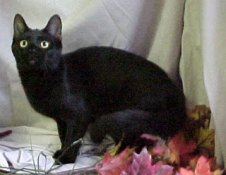
#> input picture 99c.jpg, 226 x 175 px
$ python svd.py
#> lines starting #> are read from the running program, lines starting #| are printed output that depends on the picture
import cv2
import numpy as np
import matplotlib
matplotlib.use('Agg')  # Non-interactive backend
import matplotlib.pyplot as plt

def manual_svd(A):
    """
    Compute SVD of matrix A manually: A = U * S * Vt
    """
    # Step 1: Compute A^T A
    ATA = A.T @ A

    # Step 2: Eigen decomposition of A^T A
    eigvals, V = np.linalg.eigh(ATA)
    idx = np.argsort(eigvals)[::-1]
    eigvals = eigvals[idx]
    V = V[:, idx]

    # Step 3: Compute singular values safely
    S = np.sqrt(np.maximum(eigvals, 0))  # clamp negative eigenvalues to 0

    # Step 4: Compute U = A V S^-1
    U = np.zeros((A.shape[0], len(S)))
    for i in range(len(S)):
        if S[i] > 1e-10:
            U[:, i] = (A @ V[:, i]) / S[i]
        else:
            U[:, i] = 0

    Vt = V.T
    return U, S, Vt

if __name__ == "__main__":
    # Load grayscale image
    img_path = "99c.jpg"  # Replace with your image path
    img = cv2.imread(img_path, cv2.IMREAD_GRAYSCALE).astype(float)
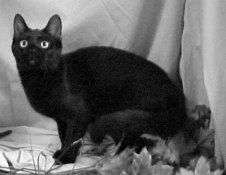
#> img: shape (175, 226) float64; min 0, max 255, mean 97.7
    if img is None:
        raise FileNotFoundError(f"Could not load image: {img_path}")

    # Compute manual SVD
    U, S, Vt = manual_svd(img)
#> in manual_svd, `ATA = A.T @ A`:
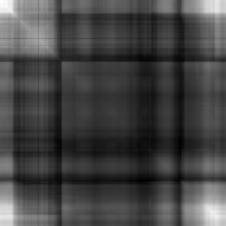
#> ATA: shape (226, 226) float64; min 900759, max 4822504, mean 1964602.1; drawn with min black and max white
#> in manual_svd, `eigvals, V = np.linalg.eigh(ATA)`:
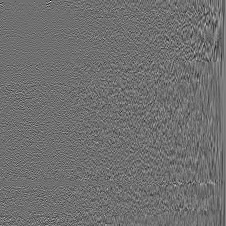
#> V: shape (226, 226) float64; min -0.441, max 0.563, mean 0.000327; drawn with min black and max white
#> in manual_svd, `eigvals, V = np.linalg.eigh(ATA)`: eigvals = 226 values from -1.16e-08 to 462527628.4
#> in manual_svd, `idx = np.argsort(eigvals)[::-1]`: idx = 226 values, max 225 at index 0, min 0 at index 225, mean 112.5
#> in manual_svd, `eigvals = eigvals[idx]`: eigvals = 226 values, max 462527628.4 at index 0, min -1.16e-08 at index 225, mean 2507094.5
#> in manual_svd, `V = V[:, idx]`:
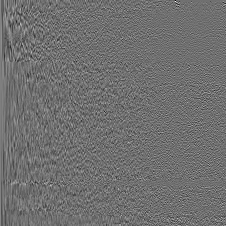
#> V: shape (226, 226) float64; min -0.441, max 0.563, mean 0.000327; drawn with min black and max white
#> in manual_svd, `S = np.sqrt(np.maximum(eigvals, 0))`: S = 226 values, max 21506.5 at index 0, min 0 at index 201, mean 289.4
#> in manual_svd, `U = np.zeros((A.shape[0], len(S)))`: U: shape (175, 226) float64; every value is 0
#> after the loop in manual_svd, `for i in range(len(S)):`:
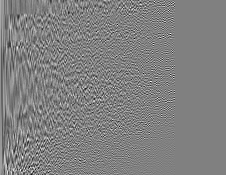
#> U: shape (175, 226) float64; min -0.367, max 0.359, mean 0.000207; drawn with min black and max white
#> in manual_svd, `Vt = V.T`:
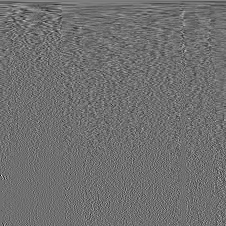
#> Vt: shape (226, 226) float64; min -0.441, max 0.563, mean 0.000327; drawn with min black and max white
    print("Manual SVD completed. Shapes -> U:", U.shape, "S:", S.shape, "Vt:", Vt.shape)
#| Manual SVD completed. Shapes -> U: (175, 226) S: (226,) Vt: (226, 226)

    # Compress and reconstruct image with different k
    for k in [5, 20, 50]:
        approx = (U[:, :k] * S[:k]) @ Vt[:k, :]
        plt.imshow(approx, cmap="gray")
        plt.title(f"SVD Compression with k={k}")
        plt.axis('off')

        # Save reconstructed image
        out_path = f"svd_k{k}.png"
        plt.savefig(out_path)
        plt.close()
        print(f"Saved {out_path}")
#> this loop made 3 passes
#> pass 2, `approx = (U[:, :k] * S[:k]) @ Vt[:k, :]`:
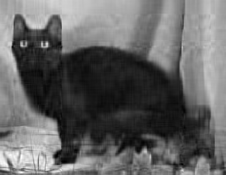
#> approx: shape (175, 226) float64; min -12.65, max 267.4, mean 97.7; drawn with min black and max white

$ run again, with 99d.jpg copied over 99c.jpg
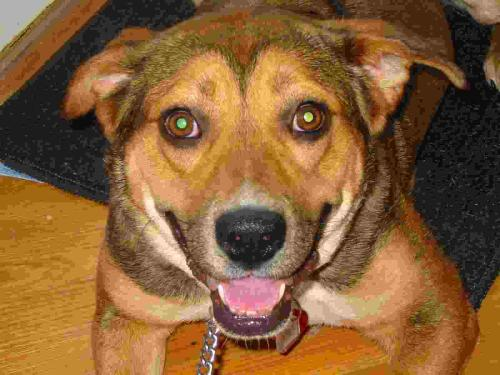
#> input picture 99d.jpg, 500 x 375 px
#> in manual_svd, `eigvals, V = np.linalg.eigh(ATA)`: eigvals = 500 values from -6.32e-08 to 2.1e+09
#> idx = 500 values, max 499 at index 0, min 0 at index 499, mean 249.5
#> in manual_svd, `eigvals = eigvals[idx]`: eigvals = 500 values, max 2.1e+09 at index 0, min -6.32e-08 at index 499, mean 4791277
#> in manual_svd, `S = np.sqrt(np.maximum(eigvals, 0))`: S = 500 values, max 45819.9 at index 0, min 0 at index 433, mean 340.6
#> after the loop in manual_svd, `for i in range(len(S)):`:
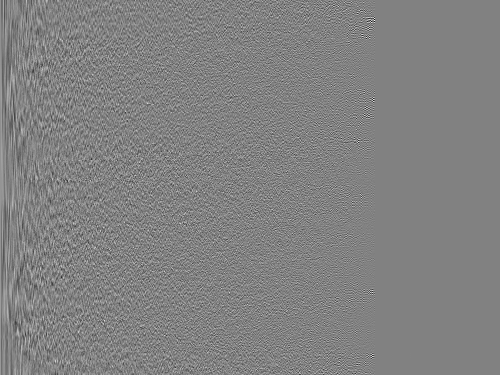
#> U: shape (375, 500) float64; min -0.36, max 0.347, mean 5.98e-05; drawn with min black and max white
#| Manual SVD completed. Shapes -> U: (375, 500) S: (500,) Vt: (500, 500)
#> the loop `for k in [5, 20, 50]:` made 3 passes
#> pass 2, `approx = (U[:, :k] * S[:k]) @ Vt[:k, :]`:
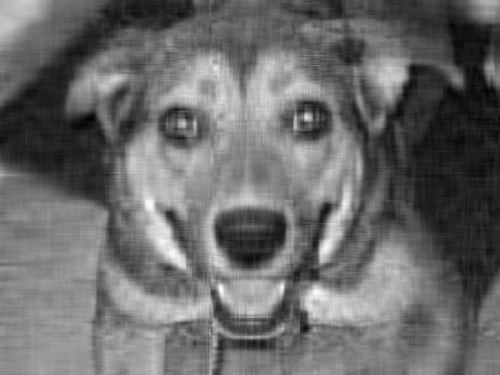
#> approx: shape (375, 500) float64; min -3.18, max 246.9, mean 101.3; drawn with min black and max white
